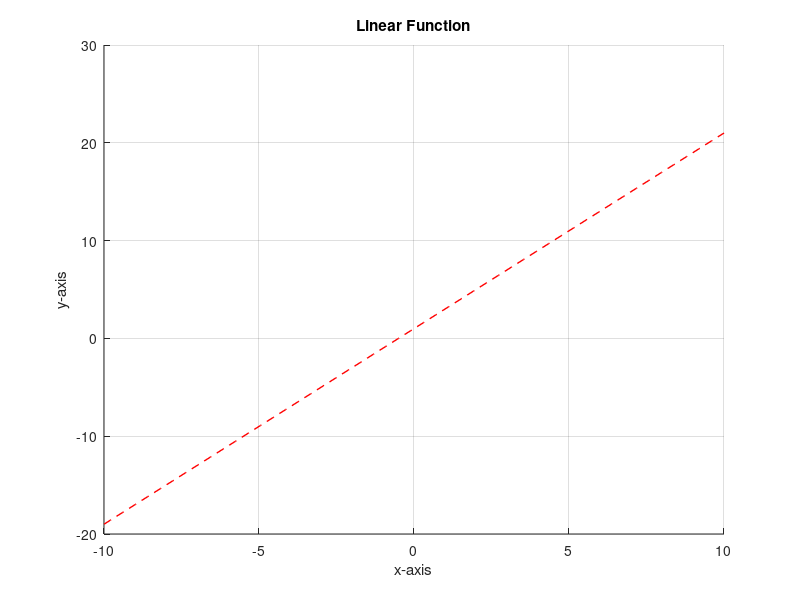
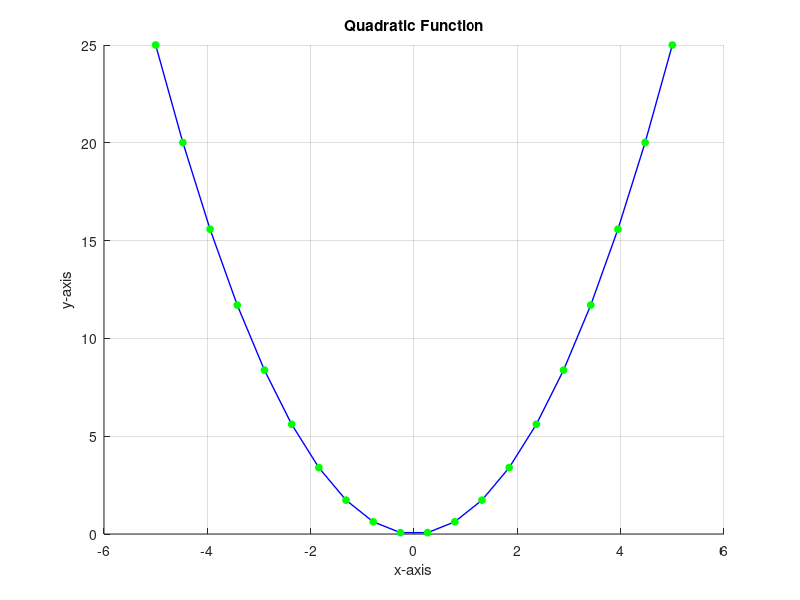
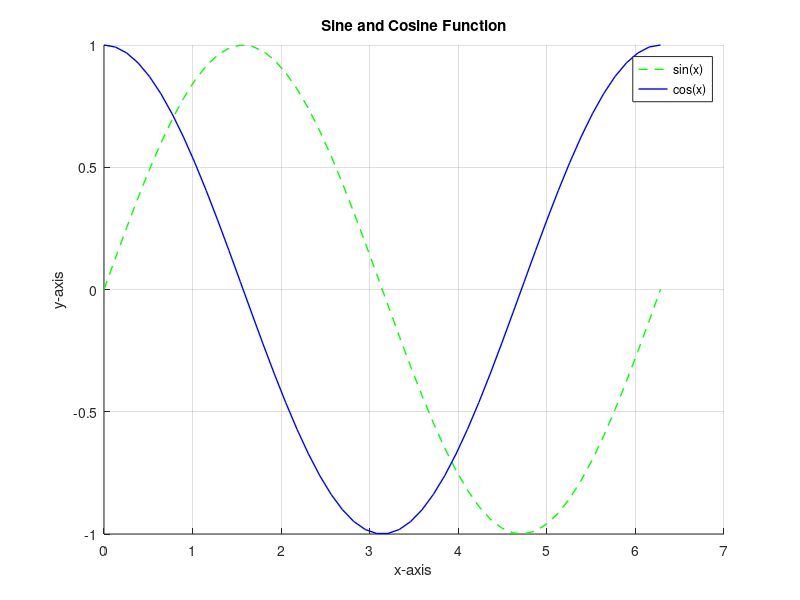
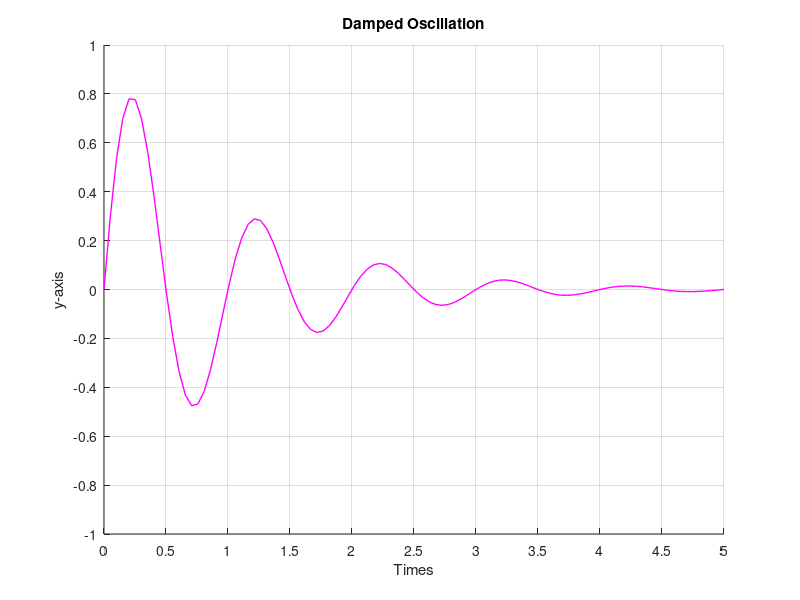

Write MATLAB code to recreate these figures, in order.
clc;
clear;
close all;


##1
x =linspace(-10,10,100);
y=2*x+1;

figure;
hold on;
grid on;

plot(x,y,'r--','linewidth',1);
xlabel("x-axis");
ylabel("y-axis");
title("Linear Function");


##2

x =linspace(-5,5,20);
y=power(x,2);

figure;
hold on;
grid on;

plot(x,y,'b-','linewidth',1);

for i=1:length(x);
  x_point=x(i);
  y_point=y(i);
  plot(x_point,y_point,'go','markersize',5,'markerfacecolor','g');
end

xlabel("x-axis");
ylabel("y-axis");
title("Quadratic Function");




##3

x =linspace(0,2*pi,50);
y1=sin(x);
y2=cos(x)

figure;
hold on;
grid on;

plot(x,y1,'g--','linewidth',1);
plot(x,y2,'b-','linewidth',1);

legend("sin(x)","cos(x)");
xlabel("x-axis");
ylabel("y-axis");
title("Sine and Cosine Function");


4
x =linspace(0,5,100);

y=exp(-x).*sin(2*pi*x);


figure;
hold on;
grid on;
xlim([0 ,5]);
ylim([-1 ,1]);
xticks(0:0.5:5);
yticks(-1:0.2:1);
plot(x,y,'m-','linewidth',1);

xlabel("Times");
ylabel("y-axis");
title("Damped Oscillation");





